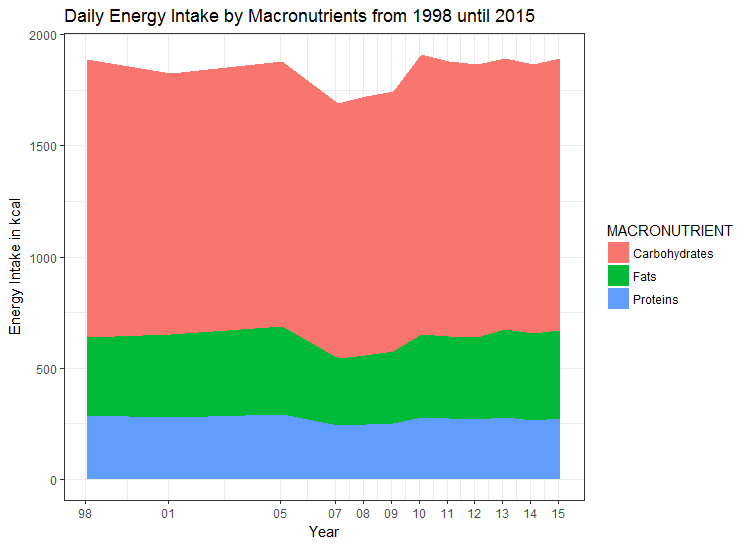

Here is the R script that generated this plot:
# Libraries
library(ggplot2)
library(dplyr)
library(scales)

# Functions
## Inputs KNHANES Nutrient Survey Dataset and returns summarizes Protein, Fat,
## Carbohydrate consumption as well as the total calorie intake.
baseNutrientsSummary = function(df, groupby = NULL) {
  if (is.null(groupby)) {
    out = upper(df) %>%
      summarise(NF_EN = mean(NF_EN, na.rm = T),
                NF_PROT = mean(NF_PROT, na.rm = T),
                NF_FAT = mean(NF_FAT, na.rm = T),
                NF_CHO = mean(NF_CHO, na.rm = T))
  } else {
    out = upper(df) %>%
      group_by_(groupby) %>%
      summarise(NF_EN = mean(NF_EN, na.rm = T),
                NF_PROT = mean(NF_PROT, na.rm = T),
                NF_FAT = mean(NF_FAT, na.rm = T),
                NF_CHO = mean(NF_CHO, na.rm = T))
  }
  return(out)
}

## Inputs Dataset and returns same Dataset with uppercase variable names.
upper = function(df) {
  names(df) = toupper(names(df))
  df
}

## Inputs Dataset and returns same Dataset with lowercase variable names.
lower <- function (df) {
  names(df) <- tolower(names(df))
  df
}

# Read in data
## read in 24 h recall examination files
files <- list.files(pattern = "_24RC")
for (file in files) {
  td <- as.data.frame(read.spss(paste0(file)), stringsAsFactors = F)
  td_name <- substr(file, 0, 9)
  
  assign(td_name, td)
}

# Summarizes each years dataset by study participant for further analysis
for (file in files) {
  td_name <- substr(file, 0, 9)
  df <- get(td_name)
  
  df <- lower(df)
  
  df2 <- df %>%
    group_by(id) %>%
    summarise(NF_EN = sum(nf_en, na.rm = T), 
              NF_PROT = sum(nf_prot, na.rm = T),
              NF_FAT = sum(nf_fat, na.rm = T),
              NF_CHO = sum(nf_cho, na.rm = T), 
              region = unique(region), 
              town_t = unique(town_t), 
              psu = unique(psu), 
              sex = unique(sex), 
              age = unique(age),
              incm = unique(incm)) %>%
    mutate(AGEGROUP = ifelse(age<18, "u18", 
                             ifelse(age<25, "u25", 
                                    ifelse(age<65, "u65", "65+"))))
  
  td_name2 <- substr(td_name, 3, 4)
  if (td_name2 == "98") {
    td_name2 <- paste0("HN_19", td_name2)
  } else {
    td_name2 <- paste0("HN_20", td_name2)
  }
  assign(td_name2, df2)
}

# Analysis
## Reads every KNHANES Nutrition Survey dataset from 1998 - 2015 and
## applies baseNutrientsSummary function (see functions section above)
ordervec = as.character(c(1998, 2001, 2005, 2007, 2008, 2009, 2010:2015))
df_macros = data.frame()
for (vec in ordervec) {
  print(vec)
  df = get(paste0("HN_", vec))
  sampsize = length(unique(df$id))
  print(sampsize)
  
  df2 = baseNutrientsSummary(df = df)
  df2$YEAR = vec
  df_macros = rbind(df_macros, df2)
}

## Some data transformation:
## YEAR variable is converted into date object
## PROT, FAT, CHO intake in kcal is calculated
df_m2 = df_macros %>%
  group_by(YEAR)  %>%
  summarise(NF_EN = mean(NF_EN, na.rm = T),
            NF_PROT = mean(NF_PROT, na.rm = T)*4,
            NF_FAT = mean(NF_FAT, na.rm = T)*9,
            NF_CHO = mean(NF_CHO, na.rm = T)*4) %>%
  mutate(YEAR = as.Date(YEAR, format = "%Y")) %>%
  gather(MACRONUTRIENT, GRAMS_DAILY, NF_PROT:NF_CHO)



## Plots Area Chart from 1998 - 2015 in kcal by Macronutrients
df_m2 %>%
  mutate(MACRONUTRIENT = ifelse(MACRONUTRIENT == "NF_PROT", "Proteins",
                         ifelse(MACRONUTRIENT == "NF_FAT", "Fats",
                         ifelse(MACRONUTRIENT == "NF_CHO", "Carbohydrates", "")))) %>%
  ggplot(., aes(x = YEAR, 
                y = GRAMS_DAILY, 
                group = MACRONUTRIENT, 
                fill = MACRONUTRIENT)) +
  geom_area() +
  scale_x_date(breaks = c(as.Date(c("1998-01-05", "2001-01-05", "2005-01-05")), 
                          seq(as.Date("2007-01-05"), as.Date("2015-01-05"), 
                              by = "1 years")),
               labels = date_format("%y")) +
  labs(title = "Daily Energy Intake by Macronutrients from 1998 until 2015",
       x = "Year",
       y = "Energy Intake in kcal") +
  theme_bw()
